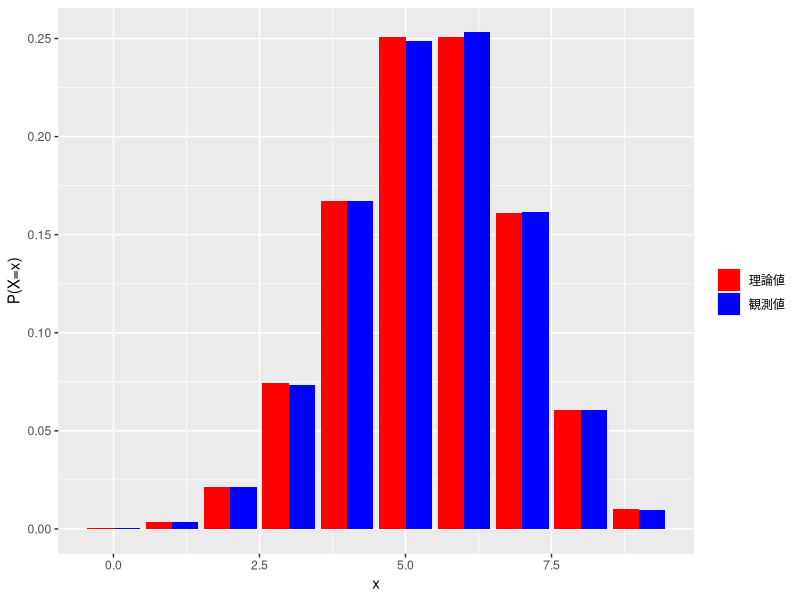

Write the R code that produced this figure.
### 二項分布のシミュレーション
set.seed(123) # 乱数の初期値を指定
rbinom(10, size = 1, prob = 0.5) # ベルヌーイ分布のシミュレーション
rbinom(10, size = 1, prob = 0.2) # 成功確率を小さくしてみる
rbinom(20, size = 5, prob = 0.6) # 20個の二項分布のシミュレーション
## 統計的性質の確認
n <- 9
p <- 0.6
M <- 10^5 # 乱数を生成する個数
x <- rbinom(M, size = n, prob = p)
(a <- table(x)/M) # # 出現確率ごとの表(度数分布表)を作成
y <- as.numeric(names(a)) # xに出現した値の取得
(b <- dbinom(y, size = n, prob = p)) # 理論上の出現確率
## 可視化
library(tidyverse) # パッケージのロード
## 適切なデータフレームを準備する
ob <- tibble(xval = y, yval = as.numeric(a), 
             type = rep("観測値", length(y))) # 観測値に対応するデータフレーム
th <- tibble(xval = y, yval = as.numeric(b), 
             type = rep("理論値", length(y))) # 理論値に対応するデータフレーム
dat <- bind_rows(ob, th) # 縦に結合して1つのデータフレームを作成
ggplot(data = dat) +
  geom_col(mapping = aes(x = xval, y = yval, fill = type), 
           # fillをtypeに指定することで, 観測値と理論値のそれぞれで棒グラフを作成できる
           position = "dodge") + # 棒グラフを横に並べて描く
  labs(x = "x", y = "P(X=x)") + # x軸とy軸のラベル名の変更
  scale_fill_manual(name = "", values = c("red", "blue")) 
  # 色の変更. nameは凡例の名前で, ここではなしに変更している
